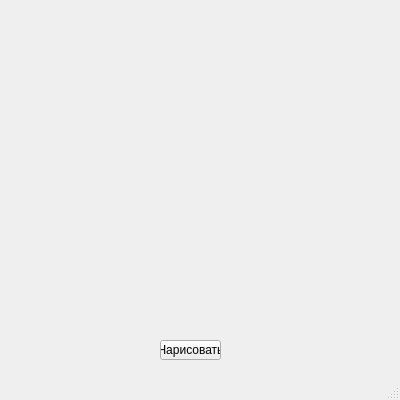
<?xml version="1.0" encoding="UTF-8"?>
<ui version="4.0">
 <class>MainWindow</class>
 <widget class="QMainWindow" name="MainWindow">
  <property name="geometry">
   <rect>
    <x>0</x>
    <y>0</y>
    <width>400</width>
    <height>400</height>
   </rect>
  </property>
  <property name="windowTitle">
   <string>MainWindow</string>
  </property>
  <widget class="QWidget" name="centralwidget">
   <widget class="QPushButton" name="btn">
    <property name="geometry">
     <rect>
      <x>160</x>
      <y>340</y>
      <width>61</width>
      <height>20</height>
     </rect>
    </property>
    <property name="text">
     <string>Нарисовать</string>
    </property>
   </widget>
  </widget>
  <widget class="QMenuBar" name="menubar">
   <property name="geometry">
    <rect>
     <x>0</x>
     <y>0</y>
     <width>400</width>
     <height>18</height>
    </rect>
   </property>
  </widget>
  <widget class="QStatusBar" name="statusbar"/>
 </widget>
 <resources/>
 <connections/>
</ui>
